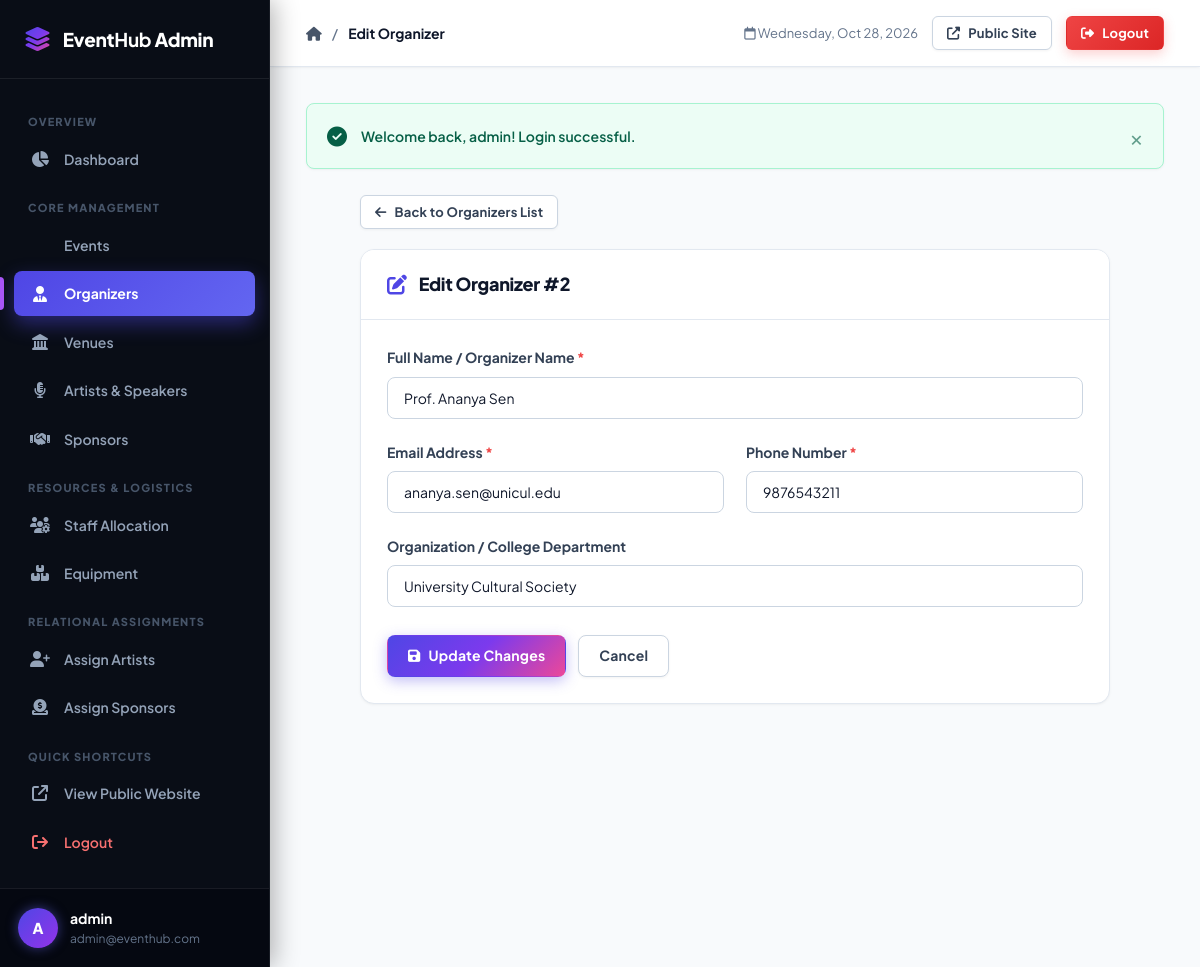
The page /admin/organizers/edit.php?id=2 (signed in) on the database its author committed.
### tables this page shows
CREATE TABLE `organizer` (
    `organizer_id` INT AUTO_INCREMENT PRIMARY KEY,
    `organizer_name` VARCHAR(100) NOT NULL,
    `email` VARCHAR(100) NOT NULL UNIQUE,
    `phone` VARCHAR(15) NOT NULL UNIQUE,
    `organization` VARCHAR(100) DEFAULT NULL
);

### admin/organizers/edit.php (the view, shortened to what this page needs)
<?php
require_once __DIR__ . '/../../includes/auth.php';
$errors = [];
$id = filter_input(INPUT_GET, 'id', FILTER_VALIDATE_INT);
try {
    $stmt = $pdo->prepare("SELECT * FROM organizer WHERE organizer_id = ?");
    $stmt->execute([$id]);
    $organizer = $stmt->fetch();
} catch (PDOException $e) {
    die("Database error: " . htmlspecialchars($e->getMessage()));
}
$name = $organizer['organizer_name'];
$email = $organizer['email'];
$phone = $organizer['phone'];
$organization = $organizer['organization'];
require_once __DIR__ . '/../../includes/admin_header.php';
?>
<div style="max-width: 750px; margin: 0 auto;">
    <div style="margin-bottom: 20px;">
        <a href="<?= url('admin/organizers/index.php') ?>" class="btn btn-secondary btn-sm">
            <i class="fas fa-arrow-left"></i> Back to Organizers List
        </a>
    </div>
    <div class="card">
        <div class="card-header">
            <div class="card-title">
                <i class="fas fa-edit"></i> Edit Organizer #<?= $organizer['organizer_id'] ?>
            </div>
        </div>
        <div class="card-body">
            <form action="<?= url('admin/organizers/edit.php?id=' . $id) ?>" method="POST" class="needs-validation" novalidate>
                <div class="form-group">
                    <label for="organizer_name" class="form-label">Full Name / Organizer Name <span class="required">*</span></label>
                    <input type="text" id="organizer_name" name="organizer_name"
                           class="form-control <?= isset($errors['organizer_name']) ? 'is-invalid' : '' ?>"
                           value="<?= sanitize($name) ?>" required>
                </div>
                <div class="form-row">
                    <div class="form-group">
                        <label for="email" class="form-label">Email Address <span class="required">*</span></label>
                        <input type="email" id="email" name="email"
                               class="form-control <?= isset($errors['email']) ? 'is-invalid' : '' ?>"
                               value="<?= sanitize($email) ?>" required>
                    </div>
                    <div class="form-group">
                        <label for="phone" class="form-label">Phone Number <span class="required">*</span></label>
                        <input type="text" id="phone" name="phone"
                               class="form-control <?= isset($errors['phone']) ? 'is-invalid' : '' ?>"
                               value="<?= sanitize($phone) ?>" required>
                    </div>
                </div>
                <div class="form-group">
                    <label for="organization" class="form-label">Organization / College Department</label>
                    <input type="text" id="organization" name="organization"
                           class="form-control"
                           value="<?= sanitize($organization) ?>">
                </div>
                <div style="display: flex; gap: 12px; margin-top: 28px;">
                    <button type="submit" class="btn btn-primary">
                        <i class="fas fa-save"></i> Update Changes
                    </button>
                    <a href="<?= url('admin/organizers/index.php') ?>" class="btn btn-secondary">Cancel</a>
                </div>
            </form>
        </div>
    </div>
</div>
<?php require_once __DIR__ . '/../../includes/admin_footer.php'; ?>

### assets/css/style.css (style rules this page uses)
:root { --primary: #4f46e5; --primary-gradient: linear-gradient(135deg, #4f46e5 0%, #7c3aed 50%, #ec4899 100%); --primary-hover: #4338ca; --primary-light: #e0e7ff; --secondary: #64748b; --success: #10b981; --success-light: #d1fae5; --danger: #ef4444; --danger-light: #fee2e2; --warning: #f59e0b; --warning-light: #fef3c7; --info: #0ea5e9; --info-light: #e0f2fe; --sidebar-bg: #090d16; --sidebar-surface: #111827; --sidebar-hover: #1f293d; --sidebar-active: linear-gradient(135deg, #4f46e5 0%, #6366f1 100%); --sidebar-text: #94a3b8; --sidebar-text-active: #ffffff; --bg-body: #f8fafc; --bg-card: #ffffff; --text-main: #0f172a; --text-muted: #64748b; --border-color: #e2e8f0; --border-hover: #cbd5e1; --radius-sm: 8px; --radius-md: 14px; --radius-lg: 20px; --radius-full: 9999px; --shadow-sm: 0 1px 3px 0 rgba(0, 0, 0, 0.04), 0 1px 2px -1px rgba(0, 0, 0, 0.04); --shadow-md: 0 4px 6px -1px rgba(0, 0, 0, 0.06), 0 2px 4px -2px rgba(0, 0, 0, 0.04); --shadow-lg: 0 12px 24px -4px rgba(15, 23, 42, 0.08), 0 4px 6px -2px rgba(15, 23, 42, 0.03); --shadow-glow: 0 10px 25px -3px rgba(79, 70, 229, 0.35); --transition: all 0.25s cubic-bezier(0.4, 0, 0.2, 1); }
* { margin: 0; padding: 0; box-sizing: border-box; font-family: 'Plus Jakarta Sans', -apple-system, BlinkMacSystemFont, "Segoe UI", Roboto, sans-serif; }
body { background-color: var(--bg-body); color: var(--text-main); line-height: 1.6; min-height: 100vh; -webkit-font-smoothing: antialiased; }
a { color: var(--primary); text-decoration: none; transition: var(--transition); }
.btn { display: inline-flex; align-items: center; justify-content: center; gap: 8px; padding: 10px 20px; font-size: 14px; font-weight: 700; border-radius: var(--radius-sm); border: 1px solid transparent; cursor: pointer; transition: var(--transition); text-decoration: none; line-height: 1.4; letter-spacing: 0.2px; }
.btn-primary { background: var(--primary-gradient); color: #ffffff; box-shadow: 0 4px 14px 0 rgba(79, 70, 229, 0.35); }
.btn-secondary { background: #ffffff; color: #334155; border-color: #cbd5e1; box-shadow: 0 1px 3px rgba(0, 0, 0, 0.05); }
.btn-sm { padding: 7px 14px; font-size: 13px; border-radius: 6px; }
.card { background: #ffffff; border-radius: var(--radius-md); border: 1px solid var(--border-color); box-shadow: var(--shadow-sm); margin-bottom: 28px; overflow: hidden; transition: var(--transition); }
.card-header { padding: 20px 26px; border-bottom: 1px solid var(--border-color); display: flex; justify-content: space-between; align-items: center; background: #ffffff; }
.card-title { font-size: 18px; font-weight: 800; color: #0f172a; display: flex; align-items: center; gap: 12px; letter-spacing: -0.3px; }
.card-title i { color: var(--primary); font-size: 20px; }
.card-body { padding: 26px; }
.form-group { margin-bottom: 22px; }
.form-row { display: grid; grid-template-columns: repeat(auto-fit, minmax(280px, 1fr)); gap: 22px; }
.form-label { display: block; margin-bottom: 8px; font-size: 14px; font-weight: 700; color: #334155; }
.form-label .required { color: var(--danger); }
.form-control { width: 100%; padding: 11px 16px; font-size: 14px; border: 1px solid #cbd5e1; border-radius: var(--radius-sm); background-color: #ffffff; color: #0f172a; transition: var(--transition); }

### rows shown on the page
organizer: organizer_id "2", organizer_name "Prof. Ananya Sen", email "ananya.sen@unicul.edu", phone "9876543211", organization "University Cultural Society"

### other values the page prints
substr($_SESSION['admin_username'] ?? 'A', 0, 1) "A"
$_SESSION['admin_username'] "admin"
$_SESSION['admin_email'] "admin@eventhub.com"
$pageTitle "Edit Organizer"
$message "Welcome back, admin! Login successful."
